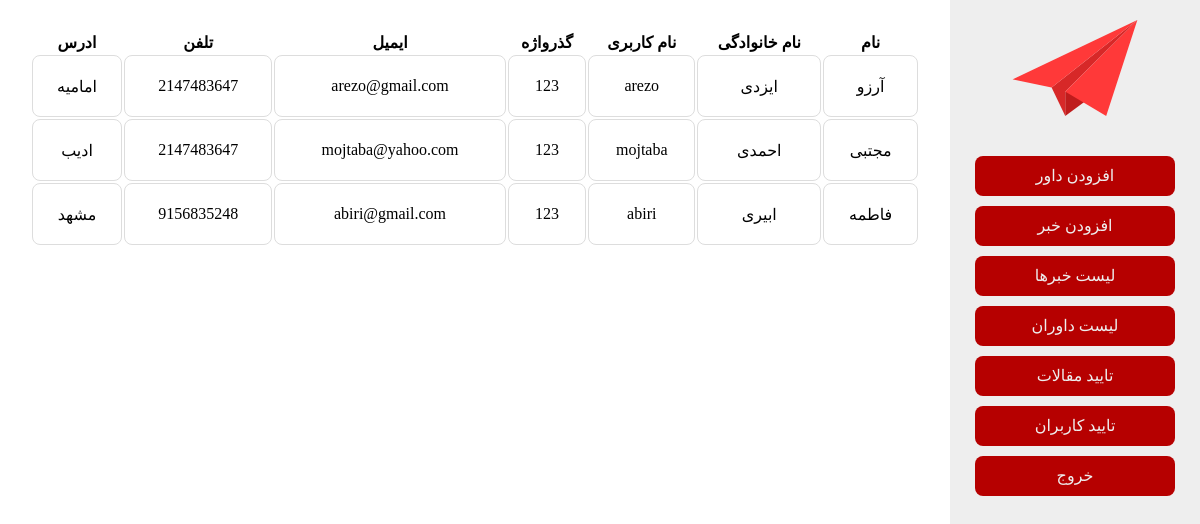
/admin/admin_list_judges.php (signed in), run on the app's committed database.
### tables this page shows
CREATE TABLE IF NOT EXISTS `judges` (
  `id` int(11) NOT NULL AUTO_INCREMENT,
  `name` varchar(20) NOT NULL,
  `family` varchar(20) NOT NULL,
  `username` varchar(20) NOT NULL,
  `password` varchar(20) NOT NULL,
  `tel` bigint(20) unsigned NOT NULL,
  `email` varchar(30) NOT NULL,
  `address` varchar(30) NOT NULL,
  PRIMARY KEY (`id`)
);

### src/admin/admin_list_judges.php (the view, shortened to what this page needs)
<?php
include "../com/conn.php";
include "admin_nav.php";
$sql = "
    SELECT
        id,
        name,
        family,
        username,
        password,
        email,
        tel,
        address
    FROM
        judges";
$res = $db->query($sql);
$res = $res->fetchAll();?>
<div id="content">
    <table>
        <tr>
            <th>نام</th>
            <th>نام خانوادگی</th>
            <th>نام کاربری</th>
            <th>گذرواژه</th>
            <th>ایمیل</th>
            <th>تلفن</th>
            <th>ادرس</th>
        </tr>
        <?php foreach ($res as $row) { ?>
            <tr>
                <td><?php echo $row['name'] ?></td>
                <td><?php echo $row['family'] ?></td>
                <td><?php echo $row['username'] ?></td>
                <td><?php echo $row['password'] ?></td>
                <td><?php echo $row['email'] ?></td>
                <td><?php echo $row['tel'] ?></td>
                <td><?php echo $row['address'] ?></td>
            </tr>
        <?php } ?>
    </table>
</div>

### src/css/panel.css (style rules this page uses)
#content { text-align: center; overflow: scroll; position: absolute; display: table; height: 100%; width: 100%; z-index: -1; right: 0; top: 0; }
#content table { vertical-align: middle; padding-right: 280px; padding-bottom: 30px; padding-left: 30px; padding-top: 30px; width: 100%; }
#content table td { border-style: solid; border-width: thin; border-radius: 8px; border-color: #DDD; padding: 10px; height: 40px; }

### data on the page
judges: name "آرزو", family "ایزدی", username "arezo", password "123", email "arezo@gmail.com", tel "2147483647", address "امامیه"
judges: name "مجتبی", family "احمدی", username "mojtaba", password "123", email "mojtaba@yahoo.com", tel "2147483647", address "ادیب"
judges: name "فاطمه", family "ابیری", username "abiri", password "123", email "abiri@gmail.com", tel "9156835248", address "مشهد"
